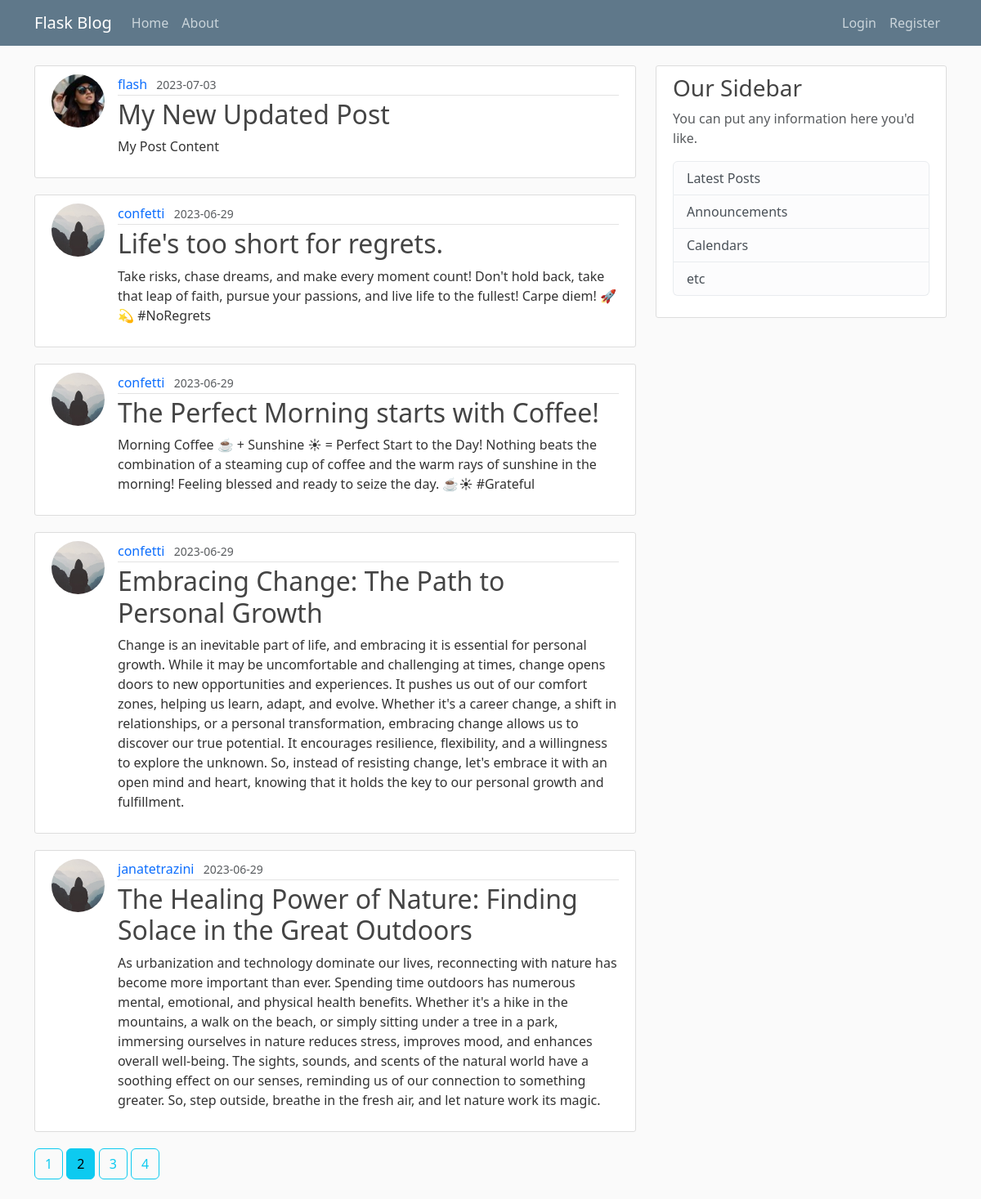
The page /home?page=2 on the database its author committed.
### flaskblog/models.py (models this page shows, shortened)
class Post(db.Model):
    id = db.Column(db.Integer, primary_key=True)
    title = db.Column(db.String(100), nullable=False)
    date_posted = db.Column(db.DateTime, nullable=False, default=datetime.utcnow)
    content = db.Column(db.Text, nullable=False)
    user_id = db.Column(db.Integer, db.ForeignKey('user.id'), nullable=False)

class User(db.Model, UserMixin):
    id = db.Column(db.Integer, primary_key=True)
    username = db.Column(db.String(20), unique=True, nullable=False)
    email = db.Column(db.String(120), unique=True, nullable=False)
    image_file = db.Column(db.String(20), nullable=False, default='default.jpg')
    password = db.Column(db.String(60), nullable=False)
    posts = db.relationship('Post', backref='author', lazy=True)

### flaskblog/main/routes.py (the view)
@main.route("/")
@main.route("/home")
def home():
    page = request.args.get('page', 1, type=int)
    posts = Post.query.order_by(Post.date_posted.desc()).paginate(page=page, per_page=5)
    return render_template('home.html', posts=posts)

### flaskblog/templates/home.html
{% extends "layout.html" %}
{% block content %}
	{% for post in posts.items %}
		<article class="media new-content-section">
		  <img class="rounded-circle article-img"  src="{{ url_for('static', filename='profile_pics/' + post.author.image_file) }}">
		  <div class="media-body">
		    <div class="article-metadata">
		      <a class="username" style="text-decoration: none" href="{{ url_for('users.user_posts', username=post.author.username) }}">{{ post.author.username }}</a>
		      <small class="text-muted">{{ post.date_posted.strftime('%Y-%m-%d') }}</small>
		    </div>
		    <h2><a class="article-title" style="text-decoration: none" href="{{ url_for('posts.post', post_id=post.id) }}">{{ post.title }}</a></h2>
		    <p class="article-content">{{ post.content }}</p>
		  </div>
		</article>
	{% endfor %}
	{% for page_num in posts.iter_pages(left_edge=1, right_edge=1, left_current=1, right_current=2) %}
		{% if page_num %}
			{% if posts.page == page_num %}
				<a class="btn btn-info mb-4" href="{{ url_for('main.home', page=page_num) }}">{{ page_num }}</a>
			{% else %}
				<a class="btn btn-outline-info mb-4" href="{{ url_for('main.home', page=page_num) }}">{{ page_num }}</a>
			{% endif %}
		{% else %}
			...
		{% endif %}
	{% endfor %}
{% endblock content %}

### flaskblog/static/main.css (style rules this page uses)
body { background: #fafafa; color: #333333; margin-top: 5rem; }
h1, h2, h3, h4, h5, h6 { color: #444444; }
.article-title { color: #444444; }
.article-content { white-space: pre-line; }
.article-img { height: 65px; width: 65px; margin-right: 16px; margin-bottom: 5px; object-fit: cover; }
.article-metadata { padding-bottom: 1px; margin-bottom: 4px; border-bottom: 1px solid #e3e3e3 }
.media-body { flex: 1; }
.new-content-section { background: #ffffff; padding: 10px 20px; border: 1px solid #dddddd; border-radius: 3px; margin-bottom: 20px; display: flex; align-items: flex-start; }
.username { margin-right: 7px; }

### rows shown on the page
Post: image_file (picture), author.username "flash", date_posted "2023-07-03", title "My New Updated Post", content "My Post Content"
Post: image_file (placeholder picture), author.username "confetti", date_posted "2023-06-29", title "Life's too short for regrets.", content "Take risks, chase dreams, and make every moment count! Don't hold back, take that leap of faith, pursue your passions, and live life to the fullest! Carpe diem! 🚀💫 #NoRegrets"
Post: image_file (placeholder picture), author.username "confetti", date_posted "2023-06-29", title "The Perfect Morning starts with Coffee!", content "Morning Coffee ☕ + Sunshine ☀ = Perfect Start to the Day! Nothing beats the combination of a steaming cup of coffee and the warm rays of sunshine in the morning! Feeling blessed and ready to seize the day. ☕☀ #Grateful"
Post: image_file (placeholder picture), author.username "confetti", date_posted "2023-06-29", title "Embracing Change: The Path to Personal Growth", content "Change is an inevitable part of life, and embracing it is essential for personal growth. While it may be uncomfortable and challenging at times, change opens doors to new opportunities and experiences. It pushes us out of our comfort zones, helping us learn, adapt, and evolve. Whether it's a career change, a shift in relationships, or a personal transformation, embracing change allows us to discover our true potential. It encourages resilience, flexibility, and a willingness to explore the unknown. So, instead of resisting change, let's embrace it with an open mind and heart, knowing that it holds the key to our personal growth and fulfillment."
Post: image_file (placeholder picture), author.username "janatetrazini", date_posted "2023-06-29", title "The Healing Power of Nature: Finding Solace in the Great Outdoors", content "As urbanization and technology dominate our lives, reconnecting with nature has become more important than ever. Spending time outdoors has numerous mental, emotional, and physical health benefits. Whether it's a hike in the mountains, a walk on the beach, or simply sitting under a tree in a park, immersing ourselves in nature reduces stress, improves mood, and enhances overall well-being. The sights, sounds, and scents of the natural world have a soothing effect on our senses, reminding us of our connection to something greater. So, step outside, breathe in the fresh air, and let nature work its magic."

### other values the page prints
{{ page_num }} "1" "3" "4"
{{ page_num }} "2"
